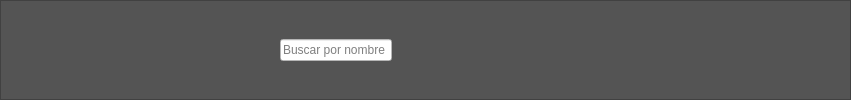
   <widget class="QFrame" name="frame">
    <property name="geometry">
     <rect>
      <x>0</x>
      <y>10</y>
      <width>851</width>
      <height>100</height>
     </rect>
    </property>
    <property name="sizePolicy">
     <sizepolicy hsizetype="Fixed" vsizetype="Fixed">
      <horstretch>0</horstretch>
      <verstretch>0</verstretch>
     </sizepolicy>
    </property>
    <property name="maximumSize">
     <size>
      <width>851</width>
      <height>100</height>
     </size>
    </property>
    <property name="font">
     <font>
      <italic>false</italic>
      <bold>false</bold>
     </font>
    </property>
    <property name="styleSheet">
     <string notr="true">background-color: rgb(84, 84, 84)</string>
    </property>
    <property name="frameShape">
     <enum>QFrame::StyledPanel</enum>
    </property>
    <property name="frameShadow">
     <enum>QFrame::Raised</enum>
    </property>
    <property name="lineWidth">
     <number>10</number>
    </property>
    <property name="midLineWidth">
     <number>0</number>
    </property>
    <layout class="QHBoxLayout" name="horizontalLayout_2">
     <item>
      <widget class="QLabel" name="escudoClub">
       <property name="maximumSize">
        <size>
         <width>70</width>
         <height>80</height>
        </size>
       </property>
       <property name="sizeIncrement">
        <size>
         <width>0</width>
         <height>0</height>
        </size>
       </property>
       <property name="font">
        <font>
         <pointsize>16</pointsize>
        </font>
       </property>
       <property name="styleSheet">
        <string notr="true"/>
       </property>
       <property name="text">
        <string/>
       </property>
       <property name="pixmap">
        <pixmap>:/Logos/Escudo-Club.png</pixmap>
       </property>
       <property name="scaledContents">
        <bool>true</bool>
       </property>
      </widget>
     </item>
     <item>
      <widget class="QLabel" name="LogoInterno">
       <property name="enabled">
        <bool>true</bool>
       </property>
       <property name="maximumSize">
        <size>
         <width>16777215</width>
         <height>16777215</height>
        </size>
       </property>
       <property name="font">
        <font>
         <bold>false</bold>
         <kerning>false</kerning>
        </font>
       </property>
       <property name="styleSheet">
        <string notr="true"/>
       </property>
       <property name="text">
        <string/>
       </property>
       <property name="textFormat">
        <enum>Qt::RichText</enum>
       </property>
       <property name="pixmap">
        <pixmap>../assets/Escudo-Interno - copia.png</pixmap>
       </property>
      </widget>
     </item>
     <item>
      <spacer name="horizontalSpacer">
       <property name="orientation">
        <enum>Qt::Horizontal</enum>
       </property>
       <property name="sizeHint" stdset="0">
        <size>
         <width>40</width>
         <height>20</height>
        </size>
       </property>
      </spacer>
     </item>
     <item>
      <spacer name="horizontalSpacer_8">
       <property name="orientation">
        <enum>Qt::Horizontal</enum>
       </property>
       <property name="sizeHint" stdset="0">
        <size>
         <width>40</width>
         <height>20</height>
        </size>
       </property>
      </spacer>
     </item>
     <item>
      <widget class="QLabel" name="label">
       <property name="text">
        <string/>
       </property>
       <property name="textFormat">
        <enum>Qt::PlainText</enum>
       </property>
       <property name="pixmap">
        <pixmap>../assets/Lupa-small.png</pixmap>
       </property>
      </widget>
     </item>
     <item>
      <widget class="QLineEdit" name="barraBusqueda">
       <property name="styleSheet">
        <string notr="true">background-color: rgb(255, 255, 255);</string>
       </property>
       <property name="readOnly">
        <bool>false</bool>
       </property>
       <property name="placeholderText">
        <string>Buscar por nombre</string>
       </property>
      </widget>
     </item>
     <item>
      <spacer name="horizontalSpacer_7">
       <property name="orientation">
        <enum>Qt::Horizontal</enum>
       </property>
       <property name="sizeHint" stdset="0">
        <size>
         <width>40</width>
         <height>20</height>
        </size>
       </property>
      </spacer>
     </item>
     <item>
      <spacer name="horizontalSpacer_5">
       <property name="orientation">
        <enum>Qt::Horizontal</enum>
       </property>
       <property name="sizeHint" stdset="0">
        <size>
         <width>40</width>
         <height>20</height>
        </size>
       </property>
      </spacer>
     </item>
     <item>
      <spacer name="horizontalSpacer_6">
       <property name="orientation">
        <enum>Qt::Horizontal</enum>
       </property>
       <property name="sizeHint" stdset="0">
        <size>
         <width>40</width>
         <height>20</height>
        </size>
       </property>
      </spacer>
     </item>
     <item>
      <spacer name="horizontalSpacer_3">
       <property name="orientation">
        <enum>Qt::Horizontal</enum>
       </property>
       <property name="sizeHint" stdset="0">
        <size>
         <width>40</width>
         <height>20</height>
        </size>
       </property>
      </spacer>
     </item>
    </layout>
   </widget>
